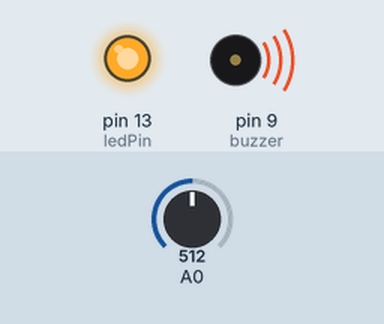
A sketch run on a simulated Arduino Uno, built with avr-gcc and run on an emulated ATmega328P. Shown: output pins drawn as LEDs (lit = HIGH), buzzer (waves = sounding). Inputs (shaded band) come from the test bench; at power-on: A0 = 512.

Above: at 1.8 s.
1.9 s: A0 set to 520
At 2.8 s:
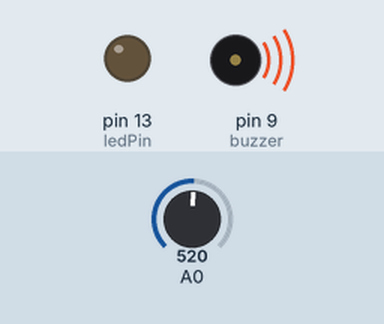
3.5 s: A0 set to 0
At 4.3 s:
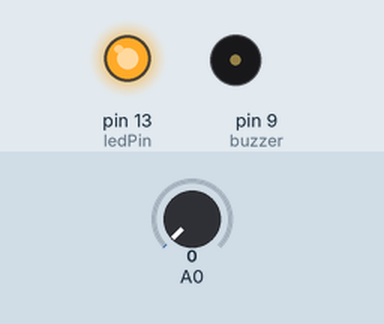
5.5 s: A0 set to 122
At 7.0 s:
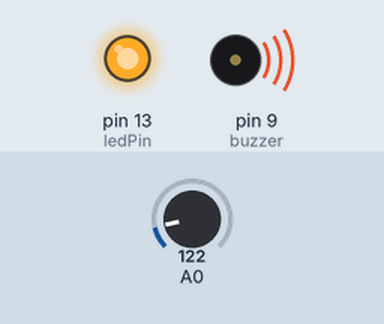
7.5 s: A0 set to 522
At 8.6 s:
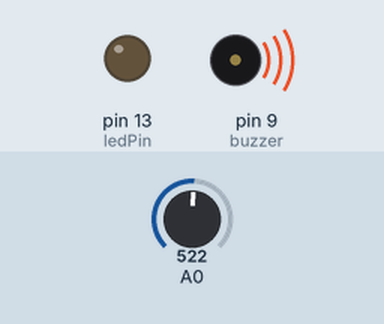
Timing chart, 0 to 10.5 s (numbered marks = the images above; inputs shaded):
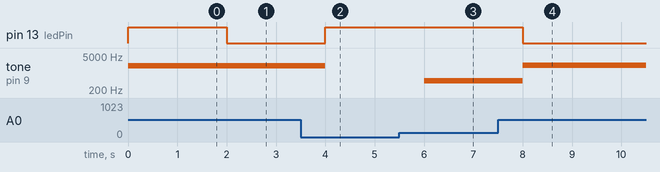

The sketch:

8.ino
```cpp
const int ledPin = 13;
const int buzzer = 9;

void setup()
{
   pinMode(ledPin, OUTPUT);
   pinMode(buzzer, OUTPUT);
}

void loop()
{
   int sensorValue = analogRead(A0);
   if(sensorValue<=512) {
    digitalWrite(ledPin,HIGH); }
   else {
    digitalWrite(ledPin,LOW); }

   int freq = map(sensorValue, 0, 1023, 0, 4000);
   tone(buzzer, freq);
   delay(1000);
}
```

Measured:
- the behaviour switches between 512 and 513 on A0 (found by bisection; images 0 and 1)
- after the input at 1.9 s, pin 13 (ledPin): HIGH → LOW after 0.10 s; tone on pin 9 (buzzer): 2001 Hz → 2033 Hz after 0.10 s
- after the input at 3.5 s, pin 13 (ledPin): LOW → HIGH after 0.50 s; tone on pin 9 (buzzer): 2033 Hz → silent after 0.50 s
- after the input at 5.5 s, tone on pin 9 (buzzer): silent → 477 Hz after 0.50 s
- after the input at 7.5 s, pin 13 (ledPin): HIGH → LOW after 0.50 s; tone on pin 9 (buzzer): 477 Hz → 2041 Hz after 0.50 s
